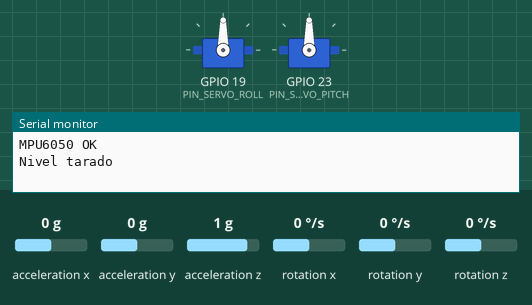
Bench run of a sketch on a simulated ESP32. Shown: 2 × servo, the last lines printed to the serial monitor. The test bench sets the inputs (shaded band); at power-on: acceleration x 0 g, acceleration y 0 g, acceleration z 1 g, rotation x 0 °/s, rotation y 0 °/s, rotation z 0 °/s.

Above: at 1.2 s.
1.3 s: acceleration x set to -1.4 g
At 3.65 s:
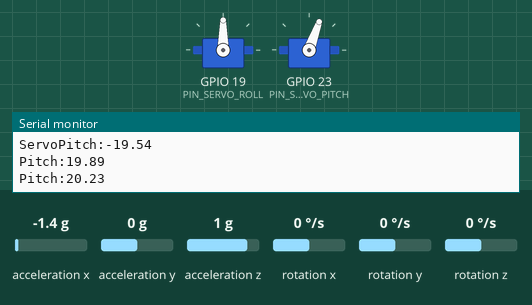
4.3 s: acceleration y set to 0.7 g
At 6.29 s:
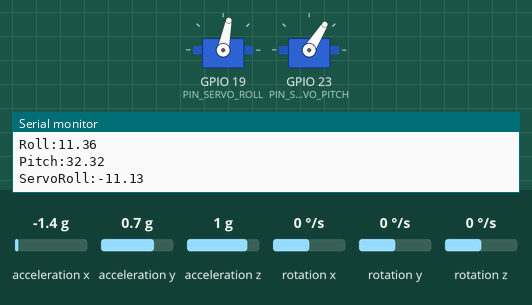
7.3 s: acceleration z set to -1.4 g
At 9.08 s:
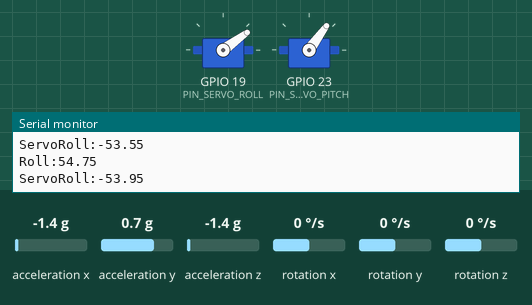
10.3 s: rotation x set to -192 °/s
13.2 s: rotation y set to -192 °/s
15.3 s: rotation y set to 100 °/s
At 19.0 s:
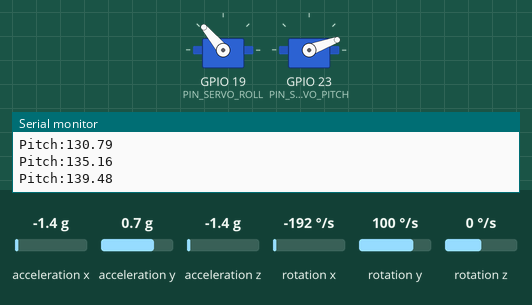
Timing chart, 0 to 19.3 s (numbered marks = the images above; inputs shaded):
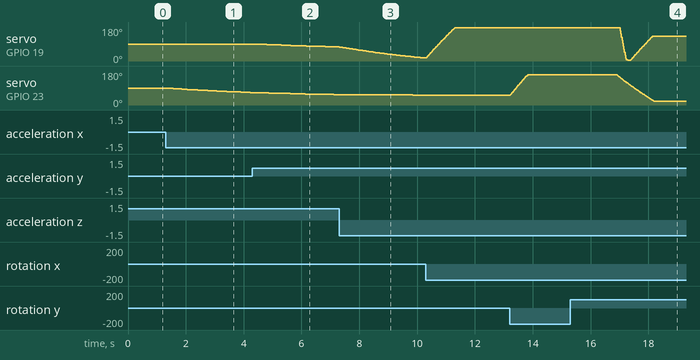

Measured:
- after the input at 1.3 s, servo on GPIO 23 (PIN_SERVO_PITCH): moves from 90° to 66° over 2.9 s, starting after 0.07 s
- after the input at 4.3 s, servo on GPIO 19 (PIN_SERVO_ROLL): moves from 90° to 75° over 2.7 s, starting after 0.12 s
- after the input at 15.3 s, servo on GPIO 23 (PIN_SERVO_PITCH): moves from 160° to 20° over 1.3 s, starting after 1.6 s

The sketch:

CucharaOctubre27.ino
```cpp
// Placa: ESP32 Dev Module
#include <Wire.h>
#include <MPU6050.h>
#include <ESP32Servo.h>

// =====================================================
// HARDWARE
// Solo esta parte usa pines, Wire, Servo, Serial, etc.
// Si cambia la placa o el sensor, se toca solo esto.
// =====================================================
#define PIN_SERVO_ROLL   19
#define PIN_SERVO_PITCH  23
#define PIN_BOTON        0    // boton BOOT
#define PIN_SDA          21
#define PIN_SCL          22

#define INICIAR_SERIAL()         Serial.begin(115200)
#define INICIAR_I2C()            Wire.begin(PIN_SDA, PIN_SCL)
#define INICIAR_BOTON()          pinMode(PIN_BOTON, INPUT_PULLUP)
#define INICIAR_IMU(m)           (m).initialize(), (m).setDLPFMode(3)   // filtro interno ~44 Hz
#define INICIAR_TIMERS_PWM()     ESP32PWM::allocateTimer(0), ESP32PWM::allocateTimer(1)
#define INICIAR_SERVO(s, pin)    (s).setPeriodHertz(50), (s).attach(pin, 500, 2400)

#define IMU_OK(m)                ((m).testConnection())
#define LEER_IMU_CRUDO(m, ax, ay, az, gx, gy, gz)  (m).getMotion6(&ax, &ay, &az, &gx, &gy, &gz)
#define ESCRIBIR_SERVO(s, grados)  (s).writeMicroseconds(500 + (int)((grados) * 1900.0 / 180.0))
#define BOTON_PRESIONADO()       (digitalRead(PIN_BOTON) == LOW)

#define TIEMPO_US()              micros()
#define TIEMPO_MS()              millis()

#define IMPRIMIR(x)              Serial.print(x)
#define IMPRIMIR_LN(x)           Serial.println(x)

// =====================================================
// LOGICA
// Solo usa las macros de arriba, nunca el hardware directo.
// =====================================================

// Ajustes
const float DIR_ROLL  = -1.0;   // poner 1.0 si el servo gira al reves
const float DIR_PITCH = -1.0;
const float CENTRO    = 90.0;
const float MAX_ROLL  = 85.0;
const float MAX_PITCH = 70.0;

const float ZONA_MUERTA = 0.8;  // empieza a moverse si el error supera esto
const float ZONA_PARADA = 0.3;  // se detiene si el error baja de esto
const float VEL_MIN = 0.6;
const float VEL_MAX = 8.0;
const float FACTOR_VEL = 0.5;

const float PITCH_BLOQUEO = 65.0;  // con tanto pitch el roll no es confiable
const float PITCH_LIBERA  = 55.0;
const float UMBRAL_ENVIO = 0.1;    // cambio minimo para volver a imprimir

const float ACEL_POR_G      = 16384.0;
const float GIRO_POR_GRADO  = 131.0;

const unsigned long CICLO_US = 10000;   // 100 Hz
const unsigned long PERIODO_ENVIO_MS = 50;
const int MUESTRAS_CALIBRACION = 300;
const unsigned long PERIODO_CALIBRACION_MS = 3;

// Estado (vive dentro de loop(), no hay variables globales)
enum Fase { INICIO, CALIBRANDO, ACTIVA };

struct Estado {
  MPU6050 mpu;
  Servo servoRoll, servoPitch;
  Fase fase = INICIO;

  int muestras = 0;
  float sumaGx = 0, sumaGy = 0;
  unsigned long ultimaMuestraMs = 0;

  float offGx = 0, offGy = 0;
  float roll = 0, pitch = 0;
  float refRoll = 0, refPitch = 0;
  bool rollBloqueado = false;

  float posRoll = CENTRO, posPitch = CENTRO;
  bool movRoll = false, movPitch = false;

  unsigned long ultimoCiclo = 0, ultimoEnvio = 0;
  bool botonAntes = false;
  float ultimoRoll = 0, ultimoPitch = 0, ultimoServoRoll = 0, ultimoServoPitch = 0;
};

// Devuelve aceleracion en g y giro en grados/s
void leerImu(Estado &e, float &ax, float &ay, float &az, float &gx, float &gy) {
  int16_t rax, ray, raz, rgx, rgy, rgz;
  LEER_IMU_CRUDO(e.mpu, rax, ray, raz, rgx, rgy, rgz);
  ax = rax / ACEL_POR_G;
  ay = ray / ACEL_POR_G;
  az = raz / ACEL_POR_G;
  gx = rgx / GIRO_POR_GRADO;
  gy = rgy / GIRO_POR_GRADO;
}

void leerSensor(Estado &e, float &accRoll, float &accPitch, float &velRoll, float &velPitch, float &g) {
  float ax, ay, az, gx, gy;
  leerImu(e, ax, ay, az, gx, gy);
  accRoll  = atan2(ay, az) * 180.0 / PI;
  accPitch = atan2(-ax, sqrt(ay * ay + az * az)) * 180.0 / PI;
  velRoll  = gx - e.offGx;
  velPitch = gy - e.offGy;
  g = sqrt(ax * ax + ay * ay + az * az);
}

void enviarDato(const char *nombre, float valor) {
  IMPRIMIR(nombre);
  IMPRIMIR(":");
  IMPRIMIR_LN(valor);
}

// Imprime el valor solo si cambio respecto al ultimo enviado
void enviarSiCambia(const char *nombre, float valor, float &ultimo) {
  if (fabs(valor - ultimo) < UMBRAL_ENVIO) return;
  ultimo = valor;
  enviarDato(nombre, valor);
}

void tarar(Estado &e) {
  e.refRoll = e.roll;
  e.refPitch = e.pitch;
  IMPRIMIR_LN("Nivel tarado");
}

void iniciar(Estado &e) {
  INICIAR_SERIAL();
  INICIAR_BOTON();
  INICIAR_I2C();
  INICIAR_IMU(e.mpu);
  INICIAR_TIMERS_PWM();
  INICIAR_SERVO(e.servoRoll, PIN_SERVO_ROLL);
  INICIAR_SERVO(e.servoPitch, PIN_SERVO_PITCH);

  IMPRIMIR_LN(IMU_OK(e.mpu) ? "MPU6050 OK" : "ERROR: MPU6050 no responde");

  ESCRIBIR_SERVO(e.servoRoll, CENTRO);
  ESCRIBIR_SERVO(e.servoPitch, CENTRO);

  e.botonAntes = BOTON_PRESIONADO();
  e.fase = CALIBRANDO;
}

// Con el mango quieto: una muestra cada 3 ms, sin frenar el programa
void calibrarGiroscopio(Estado &e) {
  if (TIEMPO_MS() - e.ultimaMuestraMs < PERIODO_CALIBRACION_MS) return;
  e.ultimaMuestraMs = TIEMPO_MS();

  float ax, ay, az, gx, gy;
  leerImu(e, ax, ay, az, gx, gy);
  e.sumaGx += gx;
  e.sumaGy += gy;
  if (++e.muestras < MUESTRAS_CALIBRACION) return;

  e.offGx = e.sumaGx / MUESTRAS_CALIBRACION;
  e.offGy = e.sumaGy / MUESTRAS_CALIBRACION;

  // Partir del acelerometro
  float accRoll, accPitch, velRoll, velPitch, g;
  leerSensor(e, accRoll, accPitch, velRoll, velPitch, g);
  e.roll = accRoll;
  e.pitch = accPitch;
  tarar(e);

  e.ultimoCiclo = TIEMPO_US();
  e.fase = ACTIVA;
}

// Filtro complementario
void actualizarAngulos(Estado &e, float dt) {
  float accRoll, accPitch, velRoll, velPitch, g;
  leerSensor(e, accRoll, accPitch, velRoll, velPitch, g);

  // Si hay mucha aceleracion extra se confia menos en el acelerometro
  float peso = (fabs(g - 1.0) < 0.15) ? 0.04 : 0.002;

  e.pitch = (1 - peso) * (e.pitch + velPitch * dt) + peso * accPitch;

  // Histeresis para bloquear/liberar el roll cerca de la vertical
  bool libera = e.rollBloqueado && fabs(e.pitch) < PITCH_LIBERA;
  e.roll = libera ? accRoll : e.roll;   // al liberar, resincroniza de golpe
  e.rollBloqueado = (e.rollBloqueado && !libera) || fabs(e.pitch) > PITCH_BLOQUEO;

  if (!e.rollBloqueado) e.roll = (1 - peso) * (e.roll + velRoll * dt) + peso * accRoll;
}

// Mueve el servo de a poco hacia el objetivo
void moverSuave(Servo &servo, float &pos, float objetivo, bool &moviendo) {
  float error = objetivo - pos;
  float absError = fabs(error);

  // Histeresis: arranca por encima de ZONA_MUERTA, frena por debajo de ZONA_PARADA
  moviendo = moviendo ? (absError >= ZONA_PARADA) : (absError > ZONA_MUERTA);
  if (!moviendo) return;

  float vel = constrain(absError * FACTOR_VEL, VEL_MIN, VEL_MAX);
  vel = (vel > absError) ? absError : vel;

  pos += (error > 0) ? vel : -vel;
  ESCRIBIR_SERVO(servo, pos);
}

void controlarServos(Estado &e) {
  float objRoll  = e.rollBloqueado ? e.posRoll : CENTRO + DIR_ROLL * (e.roll - e.refRoll);
  float objPitch = CENTRO + DIR_PITCH * (e.pitch - e.refPitch);

  objRoll  = constrain(objRoll,  CENTRO - MAX_ROLL,  CENTRO + MAX_ROLL);
  objPitch = constrain(objPitch, CENTRO - MAX_PITCH, CENTRO + MAX_PITCH);

  moverSuave(e.servoRoll,  e.posRoll,  objRoll,  e.movRoll);
  moverSuave(e.servoPitch, e.posPitch, objPitch, e.movPitch);
}

void cicloControl(Estado &e) {
  unsigned long ahora = TIEMPO_US();
  if (ahora - e.ultimoCiclo < CICLO_US) return;

  float dt = (ahora - e.ultimoCiclo) / 1000000.0;
  e.ultimoCiclo = ahora;
  actualizarAngulos(e, dt);
  controlarServos(e);
}

// Al apretar el boton se toma la posicion actual como nivel
void atenderBoton(Estado &e) {
  bool boton = BOTON_PRESIONADO();
  if (boton && !e.botonAntes) tarar(e);
  e.botonAntes = boton;
}

void enviarDatos(Estado &e) {
  if (TIEMPO_MS() - e.ultimoEnvio < PERIODO_ENVIO_MS) return;
  e.ultimoEnvio = TIEMPO_MS();

  enviarSiCambia("Roll",       e.roll - e.refRoll,      e.ultimoRoll);
  enviarSiCambia("Pitch",      e.pitch - e.refPitch,    e.ultimoPitch);
  enviarSiCambia("ServoRoll",  e.posRoll - CENTRO,      e.ultimoServoRoll);
  enviarSiCambia("ServoPitch", e.posPitch - CENTRO,     e.ultimoServoPitch);
}

void actualizar(Estado &e) {
  switch (e.fase) {
    case INICIO:
      iniciar(e);
      break;
    case CALIBRANDO:
      calibrarGiroscopio(e);
      break;
    case ACTIVA:
      cicloControl(e);
      atenderBoton(e);
      enviarDatos(e);
      break;
  }
}

void setup() {}

void loop() {
  static Estado estado;
  actualizar(estado);
}
```
